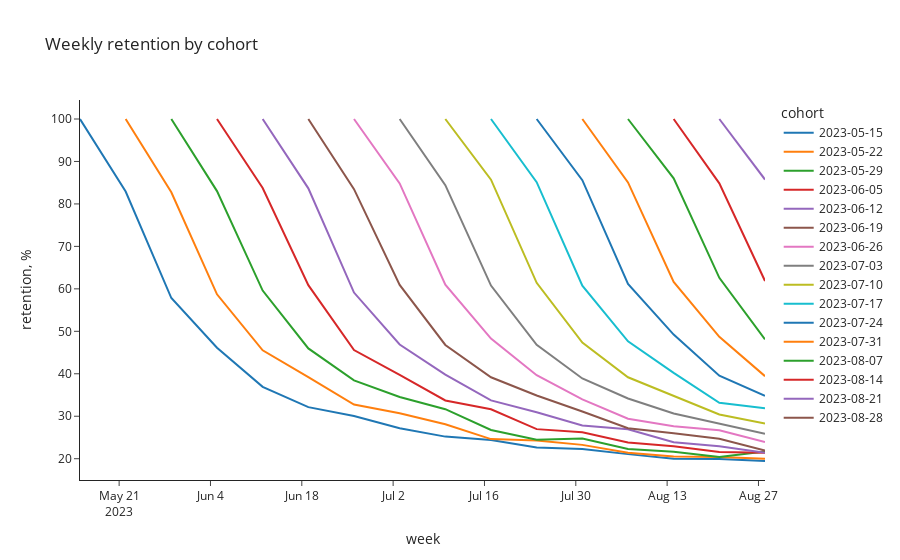

Source (notebook cell):
### Code cell
px.line(
    filt_df.pivot(index = 'week_date', columns = 'cohort_week_date',
             values = 'retention'),
    title = 'Weekly retention by cohort',
    labels = {
        'cohort_week_date': 'cohort',
        'week_date': 'week',
        'value': 'retention, %'
    }
)

### Figure 1 — Plotly figure (JSON) as saved in the notebook; plotly's stock layout.template omitted (floating-point values rounded to 4 significant figures)
{"data": [{"hovertemplate": "cohort=2023-05-15<br>week=%{x}<br>retention, %=%{y}<extra></extra>", "legendgroup": "2023-05-15", "line": {"color": "#1F77B4", "dash": "solid"}, "marker": {"symbol": "circle"}, "mode": "lines", "name": "2023-05-15", "orientation": "v", "showlegend": true, "type": "scatter", "x": ["2023-05-15", "2023-05-22", "2023-05-29", "2023-06-05", "2023-06-12", "2023-06-19", "2023-06-26", "2023-07-03", "2023-07-10", "2023-07-17", "2023-07-24", "2023-07-31", "2023-08-07", "2023-08-14", "2023-08-21", "2023-08-28"], "xaxis": "x", "y": [100, 82.92, 57.84, 46.13, 36.93, 32.15, 30.04, 27.19, 25.2, 24.39, 22.63, 22.28, 21.08, 19.98, 19.93, 19.46], "yaxis": "y"}, {"hovertemplate": "cohort=2023-05-22<br>week=%{x}<br>retention, %=%{y}<extra></extra>", "legendgroup": "2023-05-22", "line": {"color": "#FF7F0E", "dash": "solid"}, "marker": {"symbol": "circle"}, "mode": "lines", "name": "2023-05-22", "orientation": "v", "showlegend": true, "type": "scatter", "x": ["2023-05-15", "2023-05-22", "2023-05-29", "2023-06-05", "2023-06-12", "2023-06-19", "2023-06-26", "2023-07-03", "2023-07-10", "2023-07-17", "2023-07-24", "2023-07-31", "2023-08-07", "2023-08-14", "2023-08-21", "2023-08-28"], "xaxis": "x", "y": [null, 100, 82.73, 58.72, 45.52, 39.19, 32.75, 30.73, 28.11, 24.61, 24.3, 23.26, 21.38, 20.55, 20.43, 20], "yaxis": "y"}, {"hovertemplate": "cohort=2023-05-29<br>week=%{x}<br>retention, %=%{y}<extra></extra>", "legendgroup": "2023-05-29", "line": {"color": "#2CA02C", "dash": "solid"}, "marker": {"symbol": "circle"}, "mode": "lines", "name": "2023-05-29", "orientation": "v", "showlegend": true, "type": "scatter", "x": ["2023-05-15", "2023-05-22", "2023-05-29", "2023-06-05", "2023-06-12", "2023-06-19", "2023-06-26", "2023-07-03", "2023-07-10", "2023-07-17", "2023-07-24", "2023-07-31", "2023-08-07", "2023-08-14", "2023-08-21", "2023-08-28"], "xaxis": "x", "y": [null, null, 100, 83.02, 59.6, 45.97, 38.44, 34.52, 31.66, 26.75, 24.46, 24.75, 22.27, 21.63, 20.43, 21.68], "yaxis": "y"}, {"hovertemplate": "cohort=2023-06-05<br>week=%{x}<br>retention, %=%{y}<extra></extra>", "legendgroup": "2023-06-05", "line": {"color": "#D62728", "dash": "solid"}, "marker": {"symbol": "circle"}, "mode": "lines", "name": "2023-06-05", "orientation": "v", "showlegend": true, "type": "scatter", "x": ["2023-05-15", "2023-05-22", "2023-05-29", "2023-06-05", "2023-06-12", "2023-06-19", "2023-06-26", "2023-07-03", "2023-07-10", "2023-07-17", "2023-07-24", "2023-07-31", "2023-08-07", "2023-08-14", "2023-08-21", "2023-08-28"], "xaxis": "x", "y": [null, null, null, 100, 83.76, 60.87, 45.58, 39.72, 33.71, 31.64, 26.97, 26.22, 23.83, 22.92, 21.59, 21.41], "yaxis": "y"}, {"hovertemplate": "cohort=2023-06-12<br>week=%{x}<br>retention, %=%{y}<extra></extra>", "legendgroup": "2023-06-12", "line": {"color": "#9467BD", "dash": "solid"}, "marker": {"symbol": "circle"}, "mode": "lines", "name": "2023-06-12", "orientation": "v", "showlegend": true, "type": "scatter", "x": ["2023-05-15", "2023-05-22", "2023-05-29", "2023-06-05", "2023-06-12", "2023-06-19", "2023-06-26", "2023-07-03", "2023-07-10", "2023-07-17", "2023-07-24", "2023-07-31", "2023-08-07", "2023-08-14", "2023-08-21", "2023-08-28"], "xaxis": "x", "y": [null, null, null, null, 100, 83.67, 59.12, 46.9, 39.79, 33.72, 30.93, 27.81, 26.96, 23.89, 22.92, 21.41], "yaxis": "y"}, {"hovertemplate": "cohort=2023-06-19<br>week=%{x}<br>retention, %=%{y}<extra></extra>", "legendgroup": "2023-06-19", "line": {"color": "#8C564B", "dash": "solid"}, "marker": {"symbol": "circle"}, "mode": "lines", "name": "2023-06-19", "orientation": "v", "showlegend": true, "type": "scatter", "x": ["2023-05-15", "2023-05-22", "2023-05-29", "2023-06-05", "2023-06-12", "2023-06-19", "2023-06-26", "2023-07-03", "2023-07-10", "2023-07-17", "2023-07-24", "2023-07-31", "2023-08-07", "2023-08-14", "2023-08-21", "2023-08-28"], "xaxis": "x", "y": [null, null, null, null, null, 100, 83.49, 60.93, 46.79, 39.18, 34.9, 31.13, 27.16, 25.99, 24.7, 21.9], "yaxis": "y"}, {"hovertemplate": "cohort=2023-06-26<br>week=%{x}<br>retention, %=%{y}<extra></extra>", "legendgroup": "2023-06-26", "line": {"color": "#E377C2", "dash": "solid"}, "marker": {"symbol": "circle"}, "mode": "lines", "name": "2023-06-26", "orientation": "v", "showlegend": true, "type": "scatter", "x": ["2023-05-15", "2023-05-22", "2023-05-29", "2023-06-05", "2023-06-12", "2023-06-19", "2023-06-26", "2023-07-03", "2023-07-10", "2023-07-17", "2023-07-24", "2023-07-31", "2023-08-07", "2023-08-14", "2023-08-21", "2023-08-28"], "xaxis": "x", "y": [null, null, null, null, null, null, 100, 84.84, 60.96, 48.28, 39.66, 33.95, 29.42, 27.63, 26.7, 23.92], "yaxis": "y"}, {"hovertemplate": "cohort=2023-07-03<br>week=%{x}<br>retention, %=%{y}<extra></extra>", "legendgroup": "2023-07-03", "line": {"color": "#7F7F7F", "dash": "solid"}, "marker": {"symbol": "circle"}, "mode": "lines", "name": "2023-07-03", "orientation": "v", "showlegend": true, "type": "scatter", "x": ["2023-05-15", "2023-05-22", "2023-05-29", "2023-06-05", "2023-06-12", "2023-06-19", "2023-06-26", "2023-07-03", "2023-07-10", "2023-07-17", "2023-07-24", "2023-07-31", "2023-08-07", "2023-08-14", "2023-08-21", "2023-08-28"], "xaxis": "x", "y": [null, null, null, null, null, null, null, 100, 84.42, 60.77, 46.84, 38.9, 34.19, 30.67, 28.32, 25.89], "yaxis": "y"}, {"hovertemplate": "cohort=2023-07-10<br>week=%{x}<br>retention, %=%{y}<extra></extra>", "legendgroup": "2023-07-10", "line": {"color": "#BCBD22", "dash": "solid"}, "marker": {"symbol": "circle"}, "mode": "lines", "name": "2023-07-10", "orientation": "v", "showlegend": true, "type": "scatter", "x": ["2023-05-15", "2023-05-22", "2023-05-29", "2023-06-05", "2023-06-12", "2023-06-19", "2023-06-26", "2023-07-03", "2023-07-10", "2023-07-17", "2023-07-24", "2023-07-31", "2023-08-07", "2023-08-14", "2023-08-21", "2023-08-28"], "xaxis": "x", "y": [null, null, null, null, null, null, null, null, 100, 85.71, 61.42, 47.36, 39.18, 34.81, 30.4, 28.31], "yaxis": "y"}, {"hovertemplate": "cohort=2023-07-17<br>week=%{x}<br>retention, %=%{y}<extra></extra>", "legendgroup": "2023-07-17", "line": {"color": "#17BECF", "dash": "solid"}, "marker": {"symbol": "circle"}, "mode": "lines", "name": "2023-07-17", "orientation": "v", "showlegend": true, "type": "scatter", "x": ["2023-05-15", "2023-05-22", "2023-05-29", "2023-06-05", "2023-06-12", "2023-06-19", "2023-06-26", "2023-07-03", "2023-07-10", "2023-07-17", "2023-07-24", "2023-07-31", "2023-08-07", "2023-08-14", "2023-08-21", "2023-08-28"], "xaxis": "x", "y": [null, null, null, null, null, null, null, null, null, 100, 85.12, 60.73, 47.64, 40.23, 33.17, 31.87], "yaxis": "y"}, {"hovertemplate": "cohort=2023-07-24<br>week=%{x}<br>retention, %=%{y}<extra></extra>", "legendgroup": "2023-07-24", "line": {"color": "#1F77B4", "dash": "solid"}, "marker": {"symbol": "circle"}, "mode": "lines", "name": "2023-07-24", "orientation": "v", "showlegend": true, "type": "scatter", "x": ["2023-05-15", "2023-05-22", "2023-05-29", "2023-06-05", "2023-06-12", "2023-06-19", "2023-06-26", "2023-07-03", "2023-07-10", "2023-07-17", "2023-07-24", "2023-07-31", "2023-08-07", "2023-08-14", "2023-08-21", "2023-08-28"], "xaxis": "x", "y": [null, null, null, null, null, null, null, null, null, null, 100, 85.59, 61.16, 49.24, 39.56, 34.8], "yaxis": "y"}, {"hovertemplate": "cohort=2023-07-31<br>week=%{x}<br>retention, %=%{y}<extra></extra>", "legendgroup": "2023-07-31", "line": {"color": "#FF7F0E", "dash": "solid"}, "marker": {"symbol": "circle"}, "mode": "lines", "name": "2023-07-31", "orientation": "v", "showlegend": true, "type": "scatter", "x": ["2023-05-15", "2023-05-22", "2023-05-29", "2023-06-05", "2023-06-12", "2023-06-19", "2023-06-26", "2023-07-03", "2023-07-10", "2023-07-17", "2023-07-24", "2023-07-31", "2023-08-07", "2023-08-14", "2023-08-21", "2023-08-28"], "xaxis": "x", "y": [null, null, null, null, null, null, null, null, null, null, null, 100, 85.06, 61.62, 48.71, 39.44], "yaxis": "y"}, {"hovertemplate": "cohort=2023-08-07<br>week=%{x}<br>retention, %=%{y}<extra></extra>", "legendgroup": "2023-08-07", "line": {"color": "#2CA02C", "dash": "solid"}, "marker": {"symbol": "circle"}, "mode": "lines", "name": "2023-08-07", "orientation": "v", "showlegend": true, "type": "scatter", "x": ["2023-05-15", "2023-05-22", "2023-05-29", "2023-06-05", "2023-06-12", "2023-06-19", "2023-06-26", "2023-07-03", "2023-07-10", "2023-07-17", "2023-07-24", "2023-07-31", "2023-08-07", "2023-08-14", "2023-08-21", "2023-08-28"], "xaxis": "x", "y": [null, null, null, null, null, null, null, null, null, null, null, null, 100, 86.04, 62.6, 48.1], "yaxis": "y"}, {"hovertemplate": "cohort=2023-08-14<br>week=%{x}<br>retention, %=%{y}<extra></extra>", "legendgroup": "2023-08-14", "line": {"color": "#D62728", "dash": "solid"}, "marker": {"symbol": "circle"}, "mode": "lines", "name": "2023-08-14", "orientation": "v", "showlegend": true, "type": "scatter", "x": ["2023-05-15", "2023-05-22", "2023-05-29", "2023-06-05", "2023-06-12", "2023-06-19", "2023-06-26", "2023-07-03", "2023-07-10", "2023-07-17", "2023-07-24", "2023-07-31", "2023-08-07", "2023-08-14", "2023-08-21", "2023-08-28"], "xaxis": "x", "y": [null, null, null, null, null, null, null, null, null, null, null, null, null, 100, 84.85, 61.86], "yaxis": "y"}, {"hovertemplate": "cohort=2023-08-21<br>week=%{x}<br>retention, %=%{y}<extra></extra>", "legendgroup": "2023-08-21", "line": {"color": "#9467BD", "dash": "solid"}, "marker": {"symbol": "circle"}, "mode": "lines", "name": "2023-08-21", "orientation": "v", "showlegend": true, "type": "scatter", "x": ["2023-05-15", "2023-05-22", "2023-05-29", "2023-06-05", "2023-06-12", "2023-06-19", "2023-06-26", "2023-07-03", "2023-07-10", "2023-07-17", "2023-07-24", "2023-07-31", "2023-08-07", "2023-08-14", "2023-08-21", "2023-08-28"], "xaxis": "x", "y": [null, null, null, null, null, null, null, null, null, null, null, null, null, null, 100, 85.75], "yaxis": "y"}, {"hovertemplate": "cohort=2023-08-28<br>week=%{x}<br>retention, %=%{y}<extra></extra>", "legendgroup": "2023-08-28", "line": {"color": "#8C564B", "dash": "solid"}, "marker": {"symbol": "circle"}, "mode": "lines", "name": "2023-08-28", "orientation": "v", "showlegend": true, "type": "scatter", "x": ["2023-05-15", "2023-05-22", "2023-05-29", "2023-06-05", "2023-06-12", "2023-06-19", "2023-06-26", "2023-07-03", "2023-07-10", "2023-07-17", "2023-07-24", "2023-07-31", "2023-08-07", "2023-08-14", "2023-08-21", "2023-08-28"], "xaxis": "x", "y": [null, null, null, null, null, null, null, null, null, null, null, null, null, null, null, 100], "yaxis": "y"}], "layout": {"legend": {"title": {"text": "cohort"}, "tracegroupgap": 0}, "title": {"text": "Weekly retention by cohort"}, "xaxis": {"anchor": "y", "domain": [0, 1], "title": {"text": "week"}}, "yaxis": {"anchor": "x", "domain": [0, 1], "title": {"text": "retention, %"}}}}
